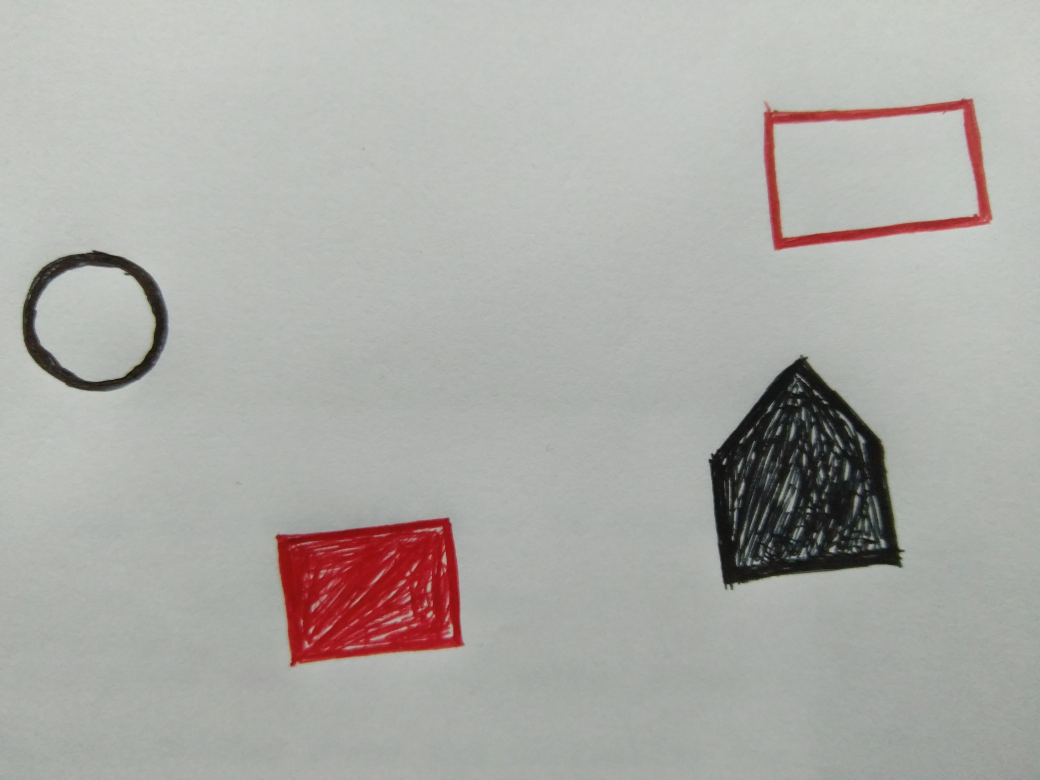
#> input picture image_processing/image_tracking/shape-detection/testoo.jpg, 4160 x 3120 px (shown at 1/4 size)
$ python my_test.py   (Python 2 division)
#> lines starting #> are read from the running program, lines starting #| are printed output that depends on the picture; after the words box and inside, x2 and y2 are one past the last pixel; in counts of white or black regions, pixels touching at a corner belong together
import numpy as np
import cv2

## Image reading
frame = cv2.imread('testoo.jpg')
#> frame is the input picture: shape (3120, 4160, 3); mean B, G, R 167.7, 171.6, 173

## Image resizing logic
r = 400.0 / frame.shape[1]
#> r = 0.0962
dim = (400, int(frame.shape[0] * r))
#> dim = (400, 300)
frame = cv2.resize(frame, dim, interpolation = cv2.INTER_AREA)
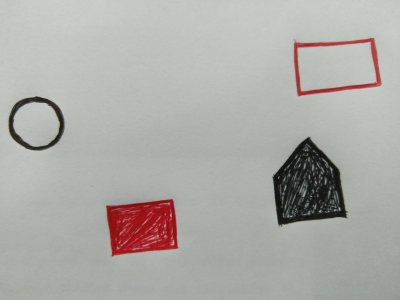
#> frame: shape (300, 400, 3); mean B, G, R 167.7, 171.6, 173

### smoothing the noise
frame=cv2.GaussianBlur(frame, (5,5),0)

# convert the image to grayscale for processing
imgray = cv2.cvtColor(frame,cv2.COLOR_BGR2GRAY)
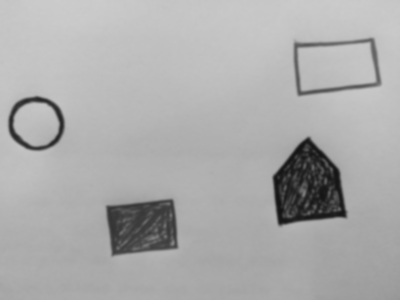
#> imgray: shape (300, 400); min 19, max 204, mean 171.6

ret,thresh = cv2.threshold(imgray,127,255,0)
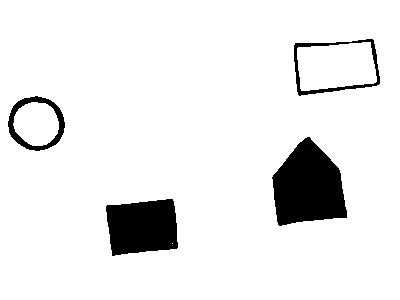
#> thresh: shape (300, 400); 92% white; 4 black regions

## finding contours
contours, hierarchy = cv2.findContours(thresh,cv2.RETR_TREE,cv2.CHAIN_APPROX_SIMPLE)
#> contours = 8 contours, 1 with area under 20; largest, box (x1, y1, x2, y2) and area: (0, 0, 400, 300) 119301, (271, 136, 348, 227) 4742, (293, 38, 381, 97) 4148, (105, 198, 179, 257) 3485, (297, 42, 377, 91) 3124, (7, 95, 66, 152) 2495, (13, 102, 59, 146) 1502

## drawing contours over original image
#img = cv2.drawContours(img, contours[3], -1, (255,255,0), 3)
cv2.drawContours(frame, contours, -1, (200,200,0), 3)
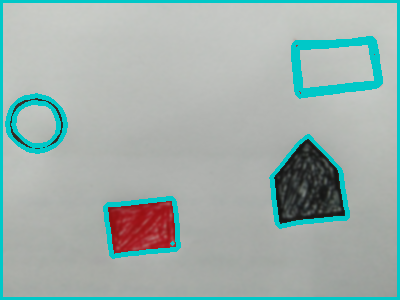
#> frame: shape (300, 400, 3); mean B, G, R 172.1, 175.5, 158.9

## printing no of contours present in the image
print len(contours)
#| 8

# displating final image
cv2.imshow('image',frame)
cv2.waitKey(0)
cv2.destroyAllWindows()
